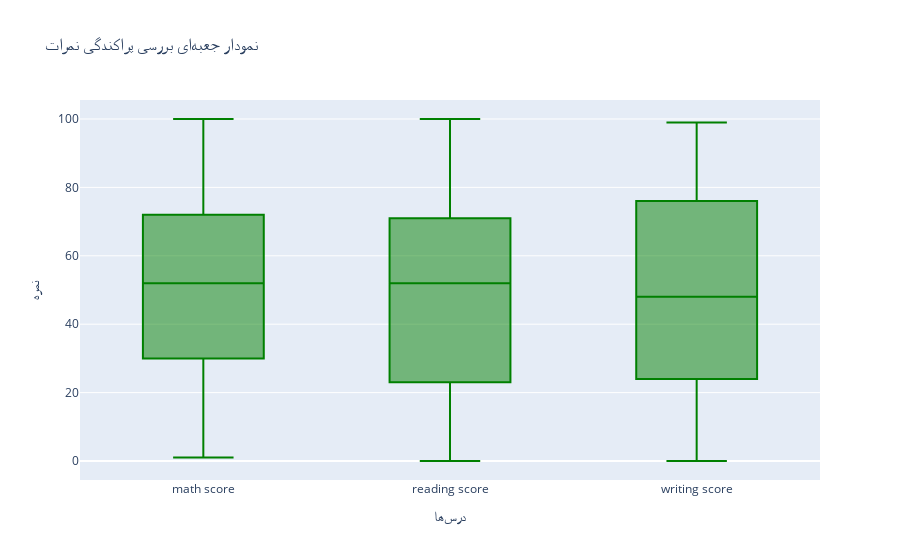

This figure's notebook cell:
### Markdown cell above
<p dir=rtl style="direction: rtl; text-align: justify; line-height:200%; font-family:vazir; font-size:medium">
<font face="vazir" size=3>
 لطفا فقط قسمتهایی که روبروی آنها <code>None</code> نوشته شده است را تغییر دهید و مورد دیگری را اضافه نکنید و تغییر ندهید زیرا نمودار شما توسط سیستم داوری بررسی میشود و تغییر در این قسمت ممکن است باعث عدم داوری صحیح شود.



</font>
</p>

### Code cell
# TODO: produce a Box Plot for the math score, reading score, and writing score
c = ["math score", "reading score", "writing score"]

fig = px.box(df.melt(value_vars=c),
             y="value", x="variable", title= "نمودار جعبهای بررسی پراکندگی نمرات",
             labels={"value": "نمره", "variable": "درسها"},
             color_discrete_sequence=["green"])

fig.show()
fig.write_json('./box_plot.json')

### Figure 1 — Plotly figure (JSON) as saved in the notebook; plotly's stock layout.template omitted (floating-point values rounded to 4 significant figures; data arrays with more than 128 entries replaced by an {"elided": "..."} marker saying what was removed)
{"data": [{"alignmentgroup": "True", "hovertemplate": "درسها=%{x}<br>نمره=%{y}<extra></extra>", "legendgroup": "", "marker": {"color": "green"}, "name": "", "notched": false, "offsetgroup": "", "orientation": "v", "showlegend": false, "type": "box", "x": {"elided": "750 str values"}, "x0": " ", "xaxis": "x", "y": {"elided": "750 int values"}, "y0": " ", "yaxis": "y"}], "layout": {"boxmode": "group", "legend": {"tracegroupgap": 0}, "title": {"text": "نمودار جعبهای بررسی پراکندگی نمرات"}, "xaxis": {"anchor": "y", "domain": [0, 1], "title": {"text": "درسها"}}, "yaxis": {"anchor": "x", "domain": [0, 1], "title": {"text": "نمره"}}}}
